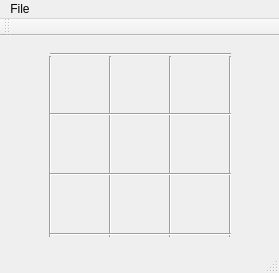
<?xml version="1.0" encoding="UTF-8"?>
<ui version="4.0">
 <class>MainWindow</class>
 <widget class="QMainWindow" name="MainWindow">
  <property name="geometry">
   <rect>
    <x>0</x>
    <y>0</y>
    <width>279</width>
    <height>273</height>
   </rect>
  </property>
  <property name="windowTitle">
   <string>MainWindow</string>
  </property>
  <widget class="QWidget" name="centralWidget">
   <widget class="Line" name="line">
    <property name="geometry">
     <rect>
      <x>40</x>
      <y>20</y>
      <width>20</width>
      <height>181</height>
     </rect>
    </property>
    <property name="orientation">
     <enum>Qt::Vertical</enum>
    </property>
   </widget>
   <widget class="Line" name="line_2">
    <property name="geometry">
     <rect>
      <x>100</x>
      <y>20</y>
      <width>20</width>
      <height>181</height>
     </rect>
    </property>
    <property name="orientation">
     <enum>Qt::Vertical</enum>
    </property>
   </widget>
   <widget class="Line" name="line_3">
    <property name="geometry">
     <rect>
      <x>160</x>
      <y>20</y>
      <width>20</width>
      <height>181</height>
     </rect>
    </property>
    <property name="orientation">
     <enum>Qt::Vertical</enum>
    </property>
   </widget>
   <widget class="Line" name="line_4">
    <property name="geometry">
     <rect>
      <x>220</x>
      <y>20</y>
      <width>20</width>
      <height>181</height>
     </rect>
    </property>
    <property name="orientation">
     <enum>Qt::Vertical</enum>
    </property>
   </widget>
   <widget class="Line" name="line_5">
    <property name="geometry">
     <rect>
      <x>50</x>
      <y>10</y>
      <width>181</width>
      <height>16</height>
     </rect>
    </property>
    <property name="orientation">
     <enum>Qt::Horizontal</enum>
    </property>
   </widget>
   <widget class="Line" name="line_6">
    <property name="geometry">
     <rect>
      <x>50</x>
      <y>70</y>
      <width>181</width>
      <height>16</height>
     </rect>
    </property>
    <property name="orientation">
     <enum>Qt::Horizontal</enum>
    </property>
   </widget>
   <widget class="Line" name="line_7">
    <property name="geometry">
     <rect>
      <x>50</x>
      <y>190</y>
      <width>181</width>
      <height>16</height>
     </rect>
    </property>
    <property name="orientation">
     <enum>Qt::Horizontal</enum>
    </property>
   </widget>
   <widget class="Line" name="line_8">
    <property name="geometry">
     <rect>
      <x>50</x>
      <y>130</y>
      <width>181</width>
      <height>16</height>
     </rect>
    </property>
    <property name="orientation">
     <enum>Qt::Horizontal</enum>
    </property>
   </widget>
   <widget class="QWidget" name="widget0" native="true">
    <property name="geometry">
     <rect>
      <x>50</x>
      <y>20</y>
      <width>58</width>
      <height>55</height>
     </rect>
    </property>
   </widget>
   <widget class="QWidget" name="widget3" native="true">
    <property name="geometry">
     <rect>
      <x>50</x>
      <y>80</y>
      <width>58</width>
      <height>55</height>
     </rect>
    </property>
   </widget>
   <widget class="QWidget" name="widget1" native="true">
    <property name="geometry">
     <rect>
      <x>110</x>
      <y>20</y>
      <width>58</width>
      <height>55</height>
     </rect>
    </property>
   </widget>
   <widget class="QWidget" name="widget2" native="true">
    <property name="geometry">
     <rect>
      <x>170</x>
      <y>20</y>
      <width>58</width>
      <height>55</height>
     </rect>
    </property>
   </widget>
   <widget class="QWidget" name="widget4" native="true">
    <property name="geometry">
     <rect>
      <x>110</x>
      <y>80</y>
      <width>58</width>
      <height>55</height>
     </rect>
    </property>
   </widget>
   <widget class="QWidget" name="widget5" native="true">
    <property name="geometry">
     <rect>
      <x>170</x>
      <y>80</y>
      <width>58</width>
      <height>55</height>
     </rect>
    </property>
   </widget>
   <widget class="QWidget" name="widget6" native="true">
    <property name="geometry">
     <rect>
      <x>50</x>
      <y>140</y>
      <width>58</width>
      <height>55</height>
     </rect>
    </property>
   </widget>
   <widget class="QWidget" name="widget7" native="true">
    <property name="geometry">
     <rect>
      <x>110</x>
      <y>140</y>
      <width>58</width>
      <height>55</height>
     </rect>
    </property>
   </widget>
   <widget class="QWidget" name="widget8" native="true">
    <property name="geometry">
     <rect>
      <x>170</x>
      <y>140</y>
      <width>58</width>
      <height>55</height>
     </rect>
    </property>
   </widget>
  </widget>
  <widget class="QMenuBar" name="menuBar">
   <property name="geometry">
    <rect>
     <x>0</x>
     <y>0</y>
     <width>279</width>
     <height>23</height>
    </rect>
   </property>
   <widget class="QMenu" name="menuFile">
    <property name="title">
     <string>File</string>
    </property>
    <addaction name="actionTraining"/>
    <addaction name="actionAI"/>
    <addaction name="Exit"/>
   </widget>
   <addaction name="menuFile"/>
  </widget>
  <widget class="QToolBar" name="mainToolBar">
   <attribute name="toolBarArea">
    <enum>TopToolBarArea</enum>
   </attribute>
   <attribute name="toolBarBreak">
    <bool>false</bool>
   </attribute>
  </widget>
  <widget class="QStatusBar" name="statusBar"/>
  <action name="Exit">
   <property name="text">
    <string>Exit</string>
   </property>
  </action>
  <action name="actionTraining">
   <property name="text">
    <string>training</string>
   </property>
  </action>
  <action name="actionAI">
   <property name="text">
    <string>H vs AI</string>
   </property>
  </action>
 </widget>
 <layoutdefault spacing="6" margin="11"/>
 <resources/>
 <connections/>
</ui>
